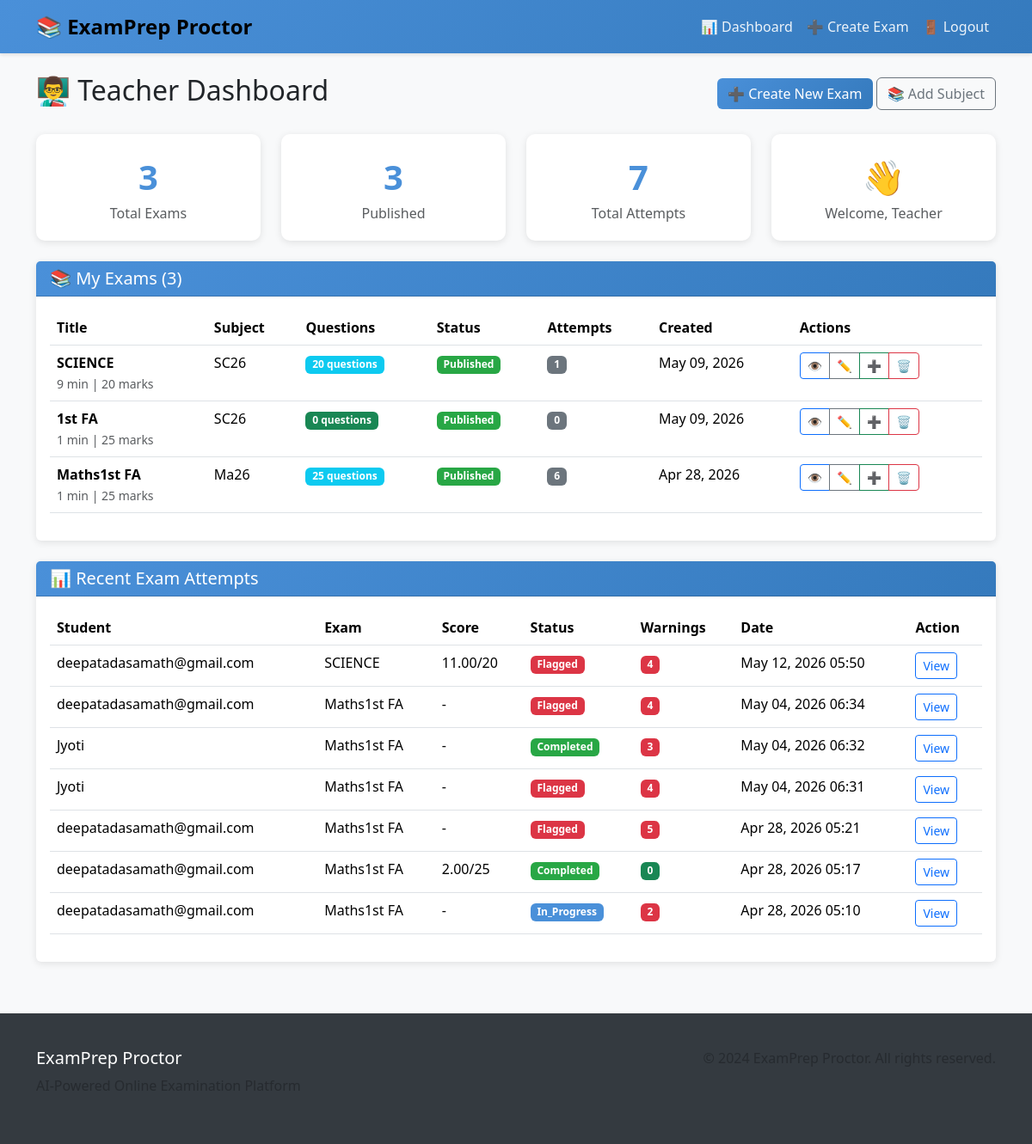
Screenshot of /teacher/dashboard/ (signed in) with the database file from the repository.
### core/models.py (models this page shows, shortened)
class Exam(models.Model):
    STATUS_CHOICES = [
        ("draft", "Draft"),
        ("published", "Published"),
        ("archived", "Archived"),
    ]
    title = models.CharField(max_length=300)
    subject = models.ForeignKey(Subject, on_delete=models.CASCADE, related_name="exams")
    description = models.TextField(blank=True, null=True)
    duration = models.IntegerField(help_text="Duration in minutes")
    total_marks = models.IntegerField(default=100)
    passing_marks = models.IntegerField()
    start_time = models.DateTimeField()
    end_time = models.DateTimeField()
    instructions = models.TextField(
        blank=True, null=True, help_text="Exam instructions for students"
    )
    status = models.CharField(max_length=10, choices=STATUS_CHOICES, default="draft")
    is_practice_mode = models.BooleanField(
        default=False, help_text="If True, no proctoring and timer"
    )
    created_by = models.ForeignKey(
        User, on_delete=models.CASCADE, related_name="exams_created"
    )
    created_at = models.DateTimeField(auto_now_add=True)
    updated_at = models.DateTimeField(auto_now=True)
    class Meta:
        verbose_name = "Exam"
        verbose_name_plural = "Exams"
        ordering = ["-created_at"]

class Subject(models.Model):
    name = models.CharField(max_length=200, unique=True)
    description = models.TextField(blank=True, null=True)
    code = models.CharField(max_length=20, unique=True)
    created_by = models.ForeignKey(
        User, on_delete=models.CASCADE, related_name="subjects_created"
    )
    created_at = models.DateTimeField(auto_now_add=True)
    class Meta:
        verbose_name = "Subject"
        verbose_name_plural = "Subjects"
        ordering = ["code"]

class StudentExamAttempt(models.Model):
    STATUS_CHOICES = [
        ("in_progress", "In Progress"),
        ("completed", "Completed"),
        ("flagged", "Flagged - Proctoring Violations"),
        ("auto_submitted", "Auto Submitted"),
        ("abandoned", "Abandoned"),
    ]
    student = models.ForeignKey(
        User, on_delete=models.CASCADE, related_name="exam_attempts"
    )
    exam = models.ForeignKey(Exam, on_delete=models.CASCADE, related_name="attempts")
    start_time = models.DateTimeField(auto_now_add=True)
    end_time = models.DateTimeField(null=True, blank=True)
    score = models.DecimalField(max_digits=5, decimal_places=2, null=True, blank=True)
    percentage = models.DecimalField(
        max_digits=5, decimal_places=2, null=True, blank=True
    )
    status = models.CharField(
        max_length=20, choices=STATUS_CHOICES, default="in_progress"
    )
    total_warnings = models.IntegerField(default=0)
    time_taken = models.IntegerField(
        null=True, blank=True, help_text="Time taken in seconds"
    )
    ip_address = models.GenericIPAddressField(null=True, blank=True)
    user_agent = models.TextField(blank=True, null=True)
    created_at = models.DateTimeField(auto_now_add=True)
    class Meta:
        verbose_name = "Student Exam Attempt"
        verbose_name_plural = "Student Exam Attempts"
        ordering = ["-start_time"]

### core/views.py (the view)
# urls.py: path("teacher/dashboard/", views.teacher_dashboard, name="teacher_dashboard"),
@login_required
def teacher_dashboard(request):
    profile, created = UserProfile.objects.get_or_create(
        user=request.user,
        defaults={"role": "teacher", "phone": "", "institution": ""}
    )
    if profile.role != "teacher":
        messages.error(request, "Access denied. Teachers only.")
        return redirect("core:dashboard")
    my_exams = (
        Exam.objects.filter(created_by=request.user)
        .select_related("subject")
        .order_by("-created_at")
    )
    published_exams = my_exams.filter(status="published").count()
    total_attempts = StudentExamAttempt.objects.filter(exam__in=my_exams).count()
    recent_attempts = (
        StudentExamAttempt.objects.filter(exam__in=my_exams)
        .select_related("student", "exam")
        .order_by("-start_time")[:10]
    )
    for exam in my_exams:
        exam.attempt_count = exam.attempts.count()
        exam.pending_questions = exam.questions.count()
    context = {
        "my_exams": my_exams,
        "my_exams_count": my_exams.count(),
        "published_exams": published_exams,
        "total_attempts": total_attempts,
        "recent_attempts": recent_attempts,
        "page_title": "Teacher Dashboard",
    }
    return render(request, "core/teacher_dashboard.html", context)

### core/templates/core/teacher_dashboard.html (shortened to what this page needs)
{% extends 'core/base.html' %}
{% block content %}
<div class="container mt-4">
    <div class="d-flex justify-content-between align-items-center mb-4">
        <h2>👨‍🏫 Teacher Dashboard</h2>
        <div>
            <a href="{% url 'core:create_exam' %}" class="btn btn-primary">➕ Create New Exam</a>
            <a href="{% url 'core:create_subject' %}" class="btn btn-outline-secondary">📚 Add Subject</a>
        </div>
    </div>
    <div class="row mb-4">
        <div class="col-md-3">
            <div class="stat-card">
                <div class="number">{{ my_exams_count }}</div>
                <div class="text-muted">Total Exams</div>
            </div>
        </div>
        <div class="col-md-3">
            <div class="stat-card">
                <div class="number">{{ published_exams }}</div>
                <div class="text-muted">Published</div>
            </div>
        </div>
        <div class="col-md-3">
            <div class="stat-card">
                <div class="number">{{ total_attempts }}</div>
                <div class="text-muted">Total Attempts</div>
            </div>
        </div>
        <div class="col-md-3">
            <div class="stat-card">
                <div class="number">👋</div>
                <div class="text-muted">Welcome, {{ user.username }}</div>
            </div>
        </div>
    </div>
    <div class="card mb-4">
        <div class="card-header">
            <h5 class="mb-0">📚 My Exams ({{ my_exams|length }})</h5>
        </div>
        <div class="card-body">
            {% if my_exams %}
                <div class="table-responsive">
                    <table class="table table-hover">
                        <thead>
                            <tr>
                                <th>Title</th>
                                <th>Subject</th>
                                <th>Questions</th>
                                <th>Status</th>
                                <th>Attempts</th>
                                <th>Created</th>
                                <th>Actions</th>
                            </tr>
                        </thead>
                        <tbody>
                            {% for exam in my_exams %}
                                <tr>
                                    <td>
                                        <strong>{{ exam.title }}</strong><br>
                                        <small class="text-muted">{{ exam.duration }} min | {{ exam.total_marks }} marks</small>
                                    </td>
                                    <td>{{ exam.subject.code }}</td>
                                    <td>
                                        <span class="badge {% if exam.pending_questions > 0 %}bg-info{% else %}bg-success{% endif %}">
                                            {{ exam.pending_questions }} questions
                                        </span>
                                    </td>
                                    <td>
                                        <span class="badge badge-{{ exam.status }}">
                                            {{ exam.status|title }}
                                        </span>
                                    </td>
                                    <td>
                                        <span class="badge bg-secondary">{{ exam.attempt_count }}</span>
                                    </td>
                                    <td>{{ exam.created_at|date:"M d, Y" }}</td>
                                    <td>
                                        <div class="btn-group btn-group-sm">
                                            <a href="{% url 'core:exam_detail_teacher' exam.id %}"
                                               class="btn btn-outline-primary" title="View">👁️</a>
                                            <a href="{% url 'core:edit_exam' exam.id %}"
                                               class="btn btn-outline-secondary" title="Edit">✏️</a>
                                            <a href="{% url 'core:add_questions' exam.id %}"
                                               class="btn btn-outline-success" title="Add Questions">➕</a>
                                            <button type="button" class="btn btn-outline-danger"
                                                    onclick="deleteExam({{ exam.id }}, '{{ exam.title }}')"
                                                    title="Delete">🗑️</button>
                                        </div>
                                    </td>
                                </tr>
                            {% endfor %}
                        </tbody>
                    </table>
                </div>
            {% endif %}
        </div>
    </div>
    <div class="card">
        <div class="card-header">
            <h5 class="mb-0">📊 Recent Exam Attempts</h5>
        </div>
        <div class="card-body">
            {% if recent_attempts %}
                <div class="table-responsive">
                    <table class="table table-hover">
                        <thead>
                            <tr>
                                <th>Student</th>
                                <th>Exam</th>
                                <th>Score</th>
                                <th>Status</th>
                                <th>Warnings</th>
                                <th>Date</th>
                                <th>Action</th>
                            </tr>
                        </thead>
                        <tbody>
                            {% for attempt in recent_attempts %}
                                <tr>
                                    <td>{{ attempt.student.username }}</td>
                                    <td>{{ attempt.exam.title }}</td>
                                    <td>
                                        {% if attempt.score %}
                                            {{ attempt.score }}/{{ attempt.exam.total_marks }}
                                        {% else %}
                                            -
                                        {% endif %}
                                    </td>
                                    <td>
                                        <span class="badge badge-{{ attempt.status }}">
                                            {{ attempt.status|title }}
                                        </span>
                                    </td>
                                    <td>
                                        {% if attempt.total_warnings > 0 %}
                                            <span class="badge bg-danger">{{ attempt.total_warnings }}</span>
                                        {% else %}
                                            <span class="badge bg-success">0</span>
                                        {% endif %}
                                    </td>
                                    <td>{{ attempt.start_time|date:"M d, Y H:i" }}</td>
                                    <td>
                                        <a href="{% url 'core:exam_result' attempt.id %}"
                                           class="btn btn-sm btn-outline-primary">View</a>
                                    </td>
                                </tr>
                            {% endfor %}
                        </tbody>
                    </table>
                </div>
            {% else %}
                <div class="text-center text-muted py-4">
                    <p>No exam attempts yet. Create and publish your first exam!</p>
                    <a href="{% url 'core:create_exam' %}" class="btn btn-primary">Create Exam</a>
                </div>
            {% endif %}
        </div>
    </div>
</div>
{% endblock %}

### core/templates/core/base.html (shortened to what this page needs)
<!DOCTYPE html>
<html lang="en">
<head>
    <link href="https://cdn.jsdelivr.net/npm/bootstrap@5.3.2/dist/css/bootstrap.min.css" rel="stylesheet">
</head>
<body>
    <nav class="navbar navbar-expand-lg navbar-light">
        <div class="container">
            <a class="navbar-brand" href="{% url 'core:home' %}">
                📚 ExamPrep Proctor
            </a>
            <div class="collapse navbar-collapse" id="navbarNav">
                <ul class="navbar-nav ms-auto">
                    {% if user.is_authenticated %}
                        {% if user.profile.role == 'teacher' %}
                            <li class="nav-item">
                                <a class="nav-link" href="{% url 'core:teacher_dashboard' %}">📊 Dashboard</a>
                            </li>
                            <li class="nav-item">
                                <a class="nav-link" href="{% url 'core:create_exam' %}">➕ Create Exam</a>
                            </li>
                        {% endif %}
                        <li class="nav-item">
                            <a class="nav-link" href="{% url 'core:logout' %}">🚪 Logout</a>
                        </li>
                    {% endif %}
                </ul>
            </div>
        </div>
    </nav>
    {% block content %}
    {% endblock %}
    <footer>
        <div class="container">
            <div class="row">
                <div class="col-md-6">
                    <h5>ExamPrep Proctor</h5>
                    <p class="text-muted">AI-Powered Online Examination Platform</p>
                </div>
                <div class="col-md-6 text-md-end">
                    <p class="text-muted mb-0">© 2024 ExamPrep Proctor. All rights reserved.</p>
                </div>
            </div>
        </div>
    </footer>
</body>
</html>

### core/templates/core/base.html (style rules this page uses)
:root { --primary-color: #4a90d9; --secondary-color: #357abd; --success-color: #28a745; --danger-color: #dc3545; --warning-color: #ffc107; --dark-color: #343a40; --light-bg: #f8f9fa; }
body { font-family: 'Segoe UI', Tahoma, Geneva, Verdana, sans-serif; background-color: var(--light-bg); }
.navbar { background: linear-gradient(135deg, var(--primary-color), var(--secondary-color)); box-shadow: 0 2px 4px rgba(0,0,0,0.1); }
.navbar-brand { font-weight: bold; font-size: 1.5rem; }
.navbar-light .navbar-nav .nav-link { color: rgba(255,255,255,0.9); }
.card { border: none; box-shadow: 0 2px 8px rgba(0,0,0,0.1); margin-bottom: 20px; }
.card-header { background: linear-gradient(135deg, var(--primary-color), var(--secondary-color)); color: white; font-weight: 600; }
.btn-primary { background: linear-gradient(135deg, var(--primary-color), var(--secondary-color)); border: none; }
.stat-card { background: white; border-radius: 10px; padding: 20px; text-align: center; box-shadow: 0 2px 8px rgba(0,0,0,0.1); }
.stat-card .number { font-size: 2.5rem; font-weight: bold; color: var(--primary-color); }
.badge-published { background-color: var(--success-color); }
.badge-completed { background-color: var(--success-color); }
.badge-in_progress { background-color: var(--primary-color); }
.badge-flagged { background-color: var(--danger-color); }
footer { background: var(--dark-color); color: white; padding: 40px 0; margin-top: 60px; }

### rows the page displays
Exam: title "SCIENCE", duration "9", total_marks "20", subject.code "SC26", pending_questions "20", status "Published", attempt_count "1", created_at "May 09, 2026"
Exam: title "1st FA", duration "1", total_marks "25", subject.code "SC26", pending_questions "0", status "Published", attempt_count "0", created_at "May 09, 2026"
Exam: title "Maths1st FA", duration "1", total_marks "25", subject.code "Ma26", pending_questions "25", status "Published", attempt_count "6", created_at "Apr 28, 2026"
StudentExamAttempt: student.username "deepatadasamath@gmail.com", exam "SCIENCE", score "11.00", exam.total_marks "20", status "Flagged", total_warnings "4", start_time "May 12, 2026 05:50"
StudentExamAttempt: student.username "deepatadasamath@gmail.com", exam "Maths1st FA", status "Flagged", total_warnings "4", start_time "May 04, 2026 06:34"
StudentExamAttempt: student.username "Jyoti", exam "Maths1st FA", status "Completed", total_warnings "3", start_time "May 04, 2026 06:32"
StudentExamAttempt: student.username "Jyoti", exam "Maths1st FA", status "Flagged", total_warnings "4", start_time "May 04, 2026 06:31"
StudentExamAttempt: student.username "deepatadasamath@gmail.com", exam "Maths1st FA", status "Flagged", total_warnings "5", start_time "Apr 28, 2026 05:21"
StudentExamAttempt: student.username "deepatadasamath@gmail.com", exam "Maths1st FA", score "2.00", exam.total_marks "25", status "Completed", total_warnings "0", start_time "Apr 28, 2026 05:17"
StudentExamAttempt: student.username "deepatadasamath@gmail.com", exam "Maths1st FA", status "In_Progress", total_warnings "2", start_time "Apr 28, 2026 05:10"

### other values shown
{{ my_exams_count }} "3"
{{ published_exams }} "3"
{{ total_attempts }} "7"
{{ user.username }} "Teacher"
{{ my_exams|length }} "3"
